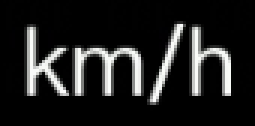
#> input picture kmh.png, 85 x 42 px (shown 3 times larger)
$ python template_matching.py
#> lines starting #> are read from the running program, lines starting #| are printed output that depends on the picture; pictures that were not available may be replaced by others from this repository, and a replacement may not be noted
### image_preprocessing.py
import cv2
import numpy as np

# 功能：图像预处理
# 内容：gamma校正 + 高斯滤波 + 图像锐化 + 边缘提取

def gamma_correction(image, gamma=1.0):
    """使用向量化操作优化的Gamma校正"""
    if gamma <= 0:
        raise ValueError("Gamma值必须大于0")
    inv_gamma = 1.0 / gamma
    table = np.power(np.arange(256)/255.0, inv_gamma) * 255
    table = np.clip(table, 0, 255).astype("uint8")
    return cv2.LUT(image, table)

def preprocess_v_channel(v_channel):
    """对V通道进行预处理——gamma校正+高斯滤波+锐化"""
    gamma = 1.5
    gamma_corrected = gamma_correction(v_channel, gamma)
    blurred = cv2.GaussianBlur(gamma_corrected, (5, 5), 0)
    kernel = np.array([[0, -1, 0], [-1, 5, -1], [0, -1, 0]], dtype=np.float32)
    sharpened = cv2.filter2D(blurred, -1, kernel)
    return sharpened

# [19 lines left out: function main, not called in this run]

# [2 lines that do not run on import are left out]

### template_matching.py
import cv2
import numpy as np
from image_preprocessing import preprocess_v_channel
import time

start_time = time.time()

# 参数设置
FLANN_CHECKS = 50         # FLANN 匹配器搜索时检查的最近邻节点数。值越大越精确但越慢
MATCH_THRESHOLD = 30      # 匹配率阈值（百分比）
MIN_MATCH_COUNT = 6       # 单次匹配所需最小内点数(至少为4)
INLIER_DISTANCE = 5.0     # RANSAC 投影误差（单位：像素）
OVERLAP_THRESHOLD = 0.3   # 去重阈值（IoU）


# 读取图像
template_bgr = cv2.imread('kmh.png')
#> template_bgr is the input picture: shape (42, 85, 3); mean B, G, R 32, 32.4, 32.1
target_bgr = cv2.imread('TemporaryResources/ARHUD/10.png')
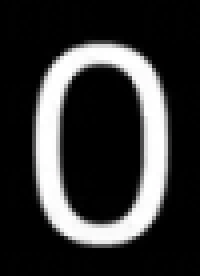
#> input picture 0.PNG, 50 x 69 px, given in place of 10.png, which was not available (shown 4 times larger)
#> target_bgr is the input picture: shape (69, 50, 3); mean B, G, R 52.3, 52.3, 52.4

if template_bgr is None or target_bgr is None:
    print("图像读取失败，请检查路径")
    exit()

# 转换为HSV并预处理V通道
template_hsv = cv2.cvtColor(template_bgr, cv2.COLOR_BGR2HSV)
#> template_hsv: shape (42, 85, 3); mean H, S, V 11.1, 5.7, 32.5
target_hsv = cv2.cvtColor(target_bgr, cv2.COLOR_BGR2HSV)
#> target_hsv: shape (69, 50, 3); mean H, S, V 3.7, 1.3, 52.4

template_v = cv2.split(template_hsv)[2]
target_v = cv2.split(target_hsv)[2]

template_gray = preprocess_v_channel(template_v)
#> in gamma_correction, `return cv2.LUT(image, table)`:
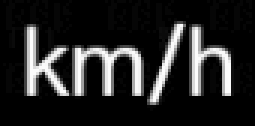
#> returned value: shape (42, 85) (shown 3 times larger); min 0, max 253, mean 37.7
#> in preprocess_v_channel, `blurred = cv2.GaussianBlur(gamma_corrected, (5, 5), 0)`:
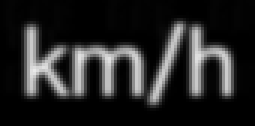
#> blurred: shape (42, 85) (shown 3 times larger); min 0, max 233, mean 37.7
#> in preprocess_v_channel, `sharpened = cv2.filter2D(blurred, -1, kernel)`:
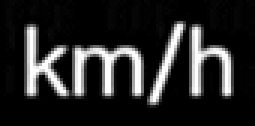
#> sharpened: shape (42, 85) (shown 3 times larger); min 0, max 255, mean 39.6
target_gray = preprocess_v_channel(target_v)
#> call 2 of gamma_correction, with gamma = 1.5
#> in gamma_correction (call 2), `return cv2.LUT(image, table)`:
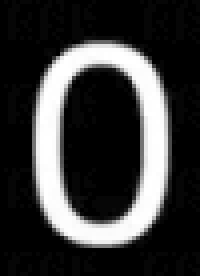
#> returned value: shape (69, 50) (shown 4 times larger); min 0, max 255, mean 56.9
#> in preprocess_v_channel (call 2), `blurred = cv2.GaussianBlur(gamma_corrected, (5, 5), 0)`:
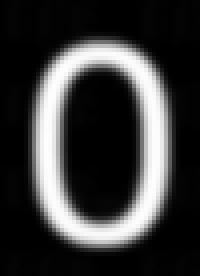
#> blurred: shape (69, 50) (shown 4 times larger); min 0, max 254, mean 56.8

# 初始化SIFT，在模板和目标图像上检测关键点（kp）并计算描述子（des）
sift = cv2.SIFT_create(nfeatures=0, nOctaveLayers=3, contrastThreshold=0.04, edgeThreshold=10, sigma=1.0)
kp1, des1 = sift.detectAndCompute(template_gray, None)
#> kp1 = 47 keypoints; strongest (x, y, size): (36, 30, 2.6), (46, 30, 2.5), (75, 30, 2.6), (10, 30, 2.7)
kp2, des2 = sift.detectAndCompute(target_gray, None)
#> kp2 = 3 keypoints; (x, y, size): (25, 26, 9.8), (25, 43, 11.2), (25, 43, 11.2)

# 使用原始彩色图像作为绘制底图（无论是否匹配都显示彩色）
result_image = target_bgr.copy()  # 直接使用原始彩色图

# 检查描述子
if des1 is None or des2 is None or des1.size == 0 or des2.size == 0:
    print("无法提取有效特征描述子，匹配失败")
    # 即使失败，也显示彩色原图
    cv2.imshow('Matched Result', result_image)
    cv2.waitKey(0)
    cv2.destroyAllWindows()
    exit()

# 将描述子转换为 float32 类型，以满足 FLANN 匹配器的数据类型要求
des1 = np.float32(des1)
des2 = np.float32(des2)

# 配置FLANN匹配器
FLANN_INDEX_KDTREE = 1
index_params = dict(algorithm=FLANN_INDEX_KDTREE, trees=5)
search_params = dict(checks=FLANN_CHECKS)
flann = cv2.FlannBasedMatcher(index_params, search_params)

# 所有候选匹配（暂不筛选）
all_matches = flann.knnMatch(des1, des2, k=2)
#> all_matches = 47 matches
print(f"总knn匹配对数: {len(all_matches)}")
#| 总knn匹配对数: 47

# 存储所有通过阈值检测的有效包围框
bounding_boxes = []

# 当前可用的关键点索引（目标图上的 trainIdx），用于避免重复检测
used_train_indices = set()

# 获取图像尺寸
h, w = template_gray.shape
#> h = 42; w = 85
corners = np.float32([[0, 0], [0, h-1], [w-1, h-1], [w-1, 0]]).reshape(-1, 1, 2)
#> corners = [[0, 0], [0, 41], [84, 41], [84, 0]]

# 主循环：查找多个匹配实例
while True:
    # Step 1: 筛选未使用的匹配对，并进行 Lowe's Ratio Test
    # 初始化当前轮次的候选匹配与优质匹配列表
    good_matches = []
    candidate_matches = []

    # 历所有 knn 匹配对，仅保留目标图像上尚未被使用的匹配
    for m, n in all_matches:
        if m.trainIdx not in used_train_indices:
            candidate_matches.append((m, n))

    # 对未使用的匹配重新应用 Lowe's Ratio Test
    # 若最佳匹配距离 < 0.7 × 次佳匹配距离，则认为是可靠匹配
    for m, n in candidate_matches:
        if m.distance < 0.7 * n.distance:
            good_matches.append(m)
    # 若优质匹配不足，则无法计算单应性矩阵，退出循环
    if len(good_matches) < MIN_MATCH_COUNT:
        break  # 没有足够的优质匹配

    # 计算当前匹配率
    match_rate = (len(good_matches) / len(candidate_matches)) * 100 if candidate_matches else 0
    print(f"本轮优质匹配点数: {len(good_matches)}, 候选总数: {len(candidate_matches)}, 匹配率: {match_rate:.2f}%")

    # 判断是否达到匹配率阈值
    if match_rate < MATCH_THRESHOLD:
        print(f"匹配率 {match_rate:.2f}% 低于阈值 {MATCH_THRESHOLD}%，跳过该实例")
        break  # 不足阈值，停止

    # Step 2: 使用 RANSAC 计算 计算单应性矩阵
    # 提取源点和目标点
    src_pts = np.float32([kp1[m.queryIdx].pt for m in good_matches]).reshape(-1, 1, 2)  # 模板图像上的关键点位置
    dst_pts = np.float32([kp2[m.trainIdx].pt for m in good_matches]).reshape(-1, 1, 2)  # 目标图像上的对应点位置

    # 使用 RANSAC 计算单应性矩阵H,将模版映射到目标图像
    # INLIER_DISTANCE: 内点容忍误差     # confidence: 置信度    # maxIters: 最大迭代次数
    # 返回 mask 表示哪些点是内点
    H, mask = cv2.findHomography(src_pts, dst_pts, cv2.RANSAC, INLIER_DISTANCE, confidence=0.99, maxIters=2000)

    if H is None or mask is None:
        break
    # 根据 mask 提取真正的内点匹配对
    matches_mask = mask.ravel().tolist()
    inlier_matches = [good_matches[i] for i in range(len(good_matches)) if matches_mask[i]]
    # 再次确认内点数量是否足够
    if len(inlier_matches) < MIN_MATCH_COUNT:
        break

    # 使用内点重新计算单应性矩阵
    inlier_src = np.float32([kp1[m.queryIdx].pt for m in inlier_matches]).reshape(-1, 1, 2)
    inlier_dst = np.float32([kp2[m.trainIdx].pt for m in inlier_matches]).reshape(-1, 1, 2)
    H_refined, _ = cv2.findHomography(inlier_src, inlier_dst, cv2.RANSAC, INLIER_DISTANCE)

    if H_refined is None:
        break

    # Step 3: 投影角点，并生成包围框
    transformed_corners = cv2.perspectiveTransform(corners, H_refined)
    transformed_corners = np.int32(transformed_corners)

    # 计算包围框的边界
    x_coords = transformed_corners[:, 0, 0]
    y_coords = transformed_corners[:, 0, 1]
    x_min, x_max = int(np.min(x_coords)), int(np.max(x_coords))
    y_min, y_max = int(np.min(y_coords)), int(np.max(y_coords))

    # Step 4+5: 重叠检测（去重）+ 画框
    is_overlapping = False
    for (bx_min, bx_max, by_min, by_max) in bounding_boxes:
        inter_xmin = max(x_min, bx_min)
        inter_xmax = min(x_max, bx_max)
        inter_ymin = max(y_min, by_min)
        inter_ymax = min(y_max, by_max)

        if inter_xmin < inter_xmax and inter_ymin < inter_ymax:
            inter_area = (inter_xmax - inter_xmin) * (inter_ymax - inter_ymin)
            curr_area = (x_max - x_min) * (y_max - y_min)
            prev_area = (bx_max - bx_min) * (by_max - by_min)
            union_area = curr_area + prev_area - inter_area
            if union_area > 0 and inter_area / union_area > OVERLAP_THRESHOLD:
                is_overlapping = True
                break

    if is_overlapping:
        print("检测到重叠区域，跳过")
    else:
        # 添加新包围框
        bounding_boxes.append((x_min, x_max, y_min, y_max))
        # 在原始彩色图像上绘制绿色矩形
        cv2.rectangle(result_image, (x_min, y_min), (x_max, y_max), (0, 255, 0), 2)
        print(f" 成功添加一个匹配实例，位置: ({x_min}, {y_min}) - ({x_max}, {y_max})")

    # Step 6: 标记已用关键点
    # 将本次内点对应的 trainIdx 标记为已使用
    used_train_indices.update(m.trainIdx for m in inlier_matches)
#> after the loop, bounding_boxes = []; used_train_indices = 0 items

# 输出结果
print(f"\n 总共找到 {len(bounding_boxes)} 个满足匹配率阈值的匹配实例")
#|  总共找到 0 个满足匹配率阈值的匹配实例

# 计算运行时间
end_time = time.time()
execution_time = end_time - start_time
print(f"代码运行时间: {execution_time:.2f} 秒")

# 显示结果
cv2.imshow('Matched Result', result_image)
cv2.waitKey(0)
cv2.destroyAllWindows()
